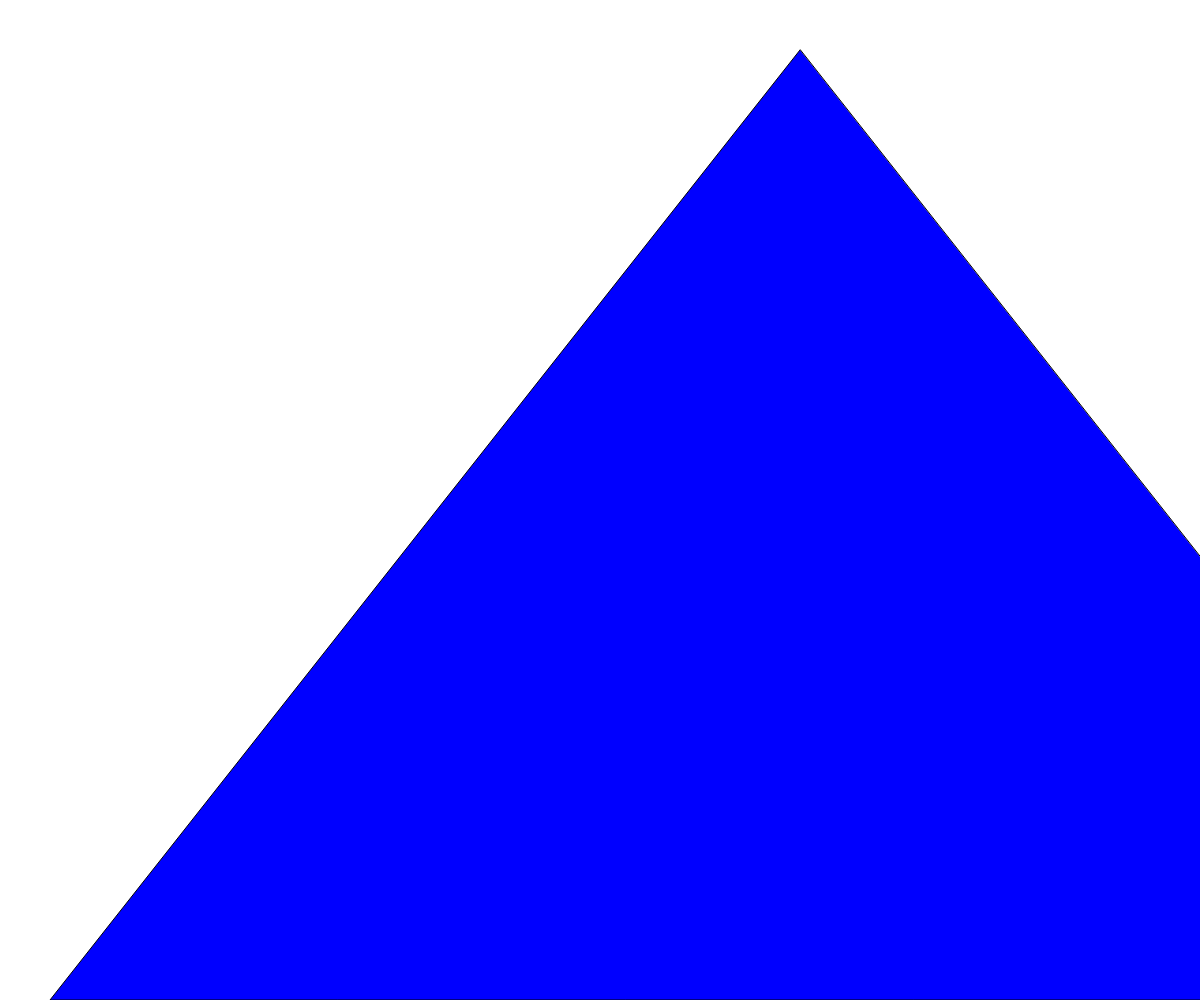
Frame 1 (no input)
Frame 60 (no input): identical to frame 1, image omitted
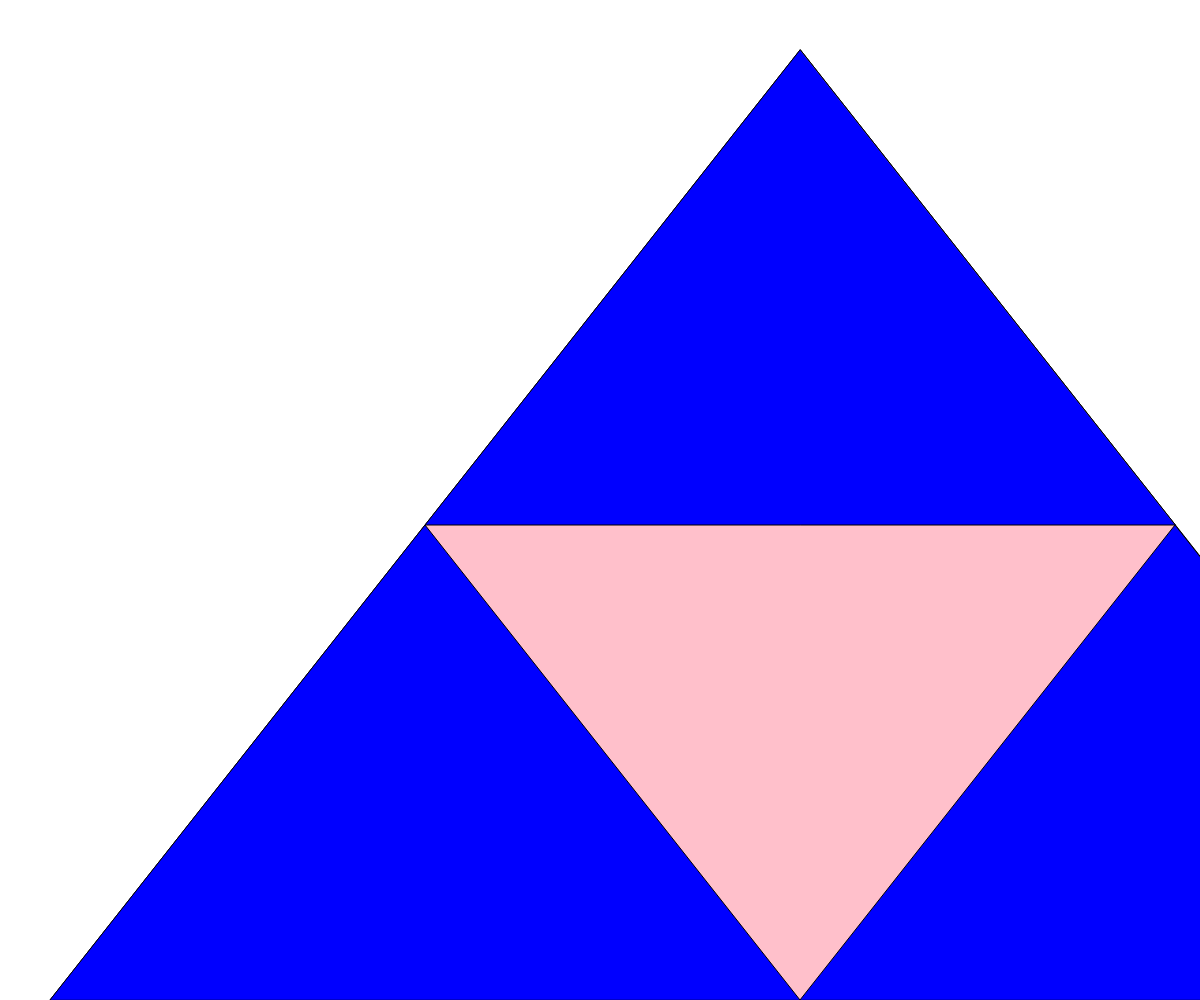
Frame 120 (the mouse pressed at the canvas centre since frame 60)

The p5.js sketch that drew these frames (run headless with seeded random() and noise() and a simulated clock; from frame 60 on, the mouse is pressed at the canvas centre):

// p5.js sketch
// ── sketch.js
// Recursion Visual Demo

let initTriangle = [
  {x: 800, y: 50},{x: 50, y: 1000}, {x: 1550, y:1000}
];

let theDepth = 0;
let theColors = ["blue","pink", "cyan", "green", "purple", "red", "yellow", "orange", "brown", "gray", "lightblue", "violet", "magenta", "coral"];
function setup() {
  createCanvas(windowWidth, windowHeight);
  sierpinski(initTriangle, theDepth);
}

function draw() {
}

function mousePressed(){
  if (theDepth < 10 ){
    theDepth++;
    background("white");
    sierpinski(initTriangle, theDepth);
  }

};

function sierpinski(points, depth){
  fill(theColors[depth]);
  triangle(points[0].x, points[0].y, points[1].x, points[1].y, points[2].x, points[2].y);

  //top triangle


  if (depth > 0) {
    sierpinski([points[0],
      midpoint(points[0], points[1]),
      midpoint(points[0], points[2])], depth - 1);

    sierpinski([points[1],
      midpoint(points[0], points[1]),
      midpoint(points[1], points[2])], depth - 1);
    
    sierpinski([points[2],
      midpoint(points[0], points[2]),
      midpoint(points[1], points[2])], depth - 1);
  }
  
}

function midpoint(point1, point2){
  let midx = (point1.x + point2.x ) / 2;
  let midy = (point1.y + point2.y ) / 2;
  return {x: midx, y: midy};
}
